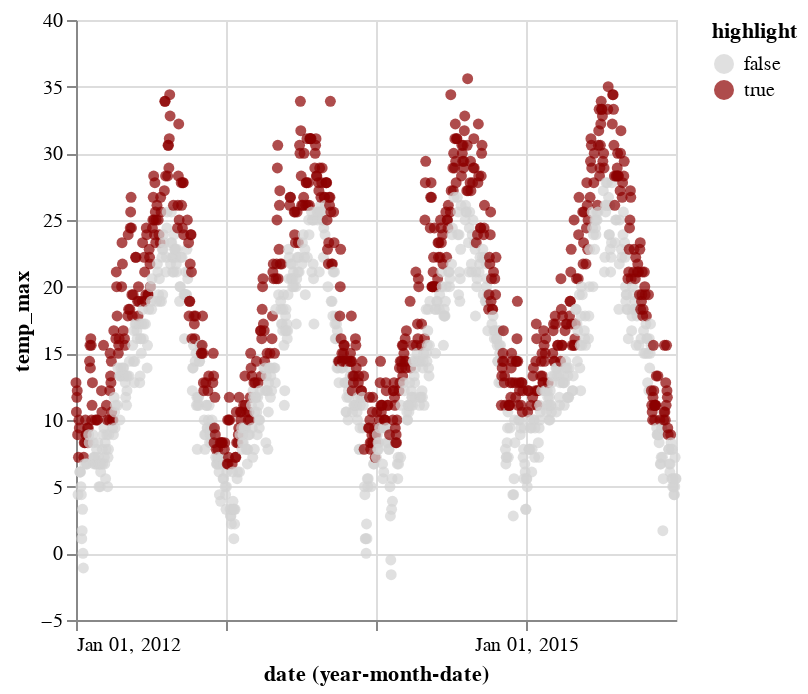

Notebook cell for this chart:
### Markdown cell above
### Highlight days above the monthly mean with Altair "Join Aggregate"

Altair now has the built-in ability to calculate this type of Pandas .groupby().transform() or Tableau LOD calculation through the [Join Aggregate transform](https://altair-viz.github.io/user_guide/transform/joinaggregate.html#user-guide-joinaggregate-transform)

```
.transform_joinaggregate()
```

### Code cell
alt.Chart(weather).mark_circle().encode(
    x = 'yearmonthdate(date):T',
    y = 'temp_max:Q',
    color = alt.Color('highlight:O').scale(domain=[False,True], range=['lightgray', 'darkred'])
).transform_timeunit(
    month='yearmonth(date)'
).transform_joinaggregate(
    monthly_mean_alt = 'mean(temp_max)',
    groupby = ['month']
).transform_calculate(
    highlight = datum.temp_max > datum.monthly_mean_alt
)

### Figure 1 — Vega-Lite specification as saved in the notebook (floating-point values rounded to 4 significant figures; data arrays with more than 128 entries replaced by an {"elided": "..."} marker saying what was removed)
{"config": {"view": {"continuousWidth": 300, "continuousHeight": 300}}, "data": {"name": "data-076d45ca253c9e8ebf28064fdb7aaac6"}, "mark": {"type": "circle"}, "encoding": {"color": {"field": "highlight", "scale": {"domain": [false, true], "range": ["lightgray", "darkred"]}, "type": "ordinal"}, "x": {"field": "date", "timeUnit": "yearmonthdate", "type": "temporal"}, "y": {"field": "temp_max", "type": "quantitative"}}, "transform": [{"field": "date", "timeUnit": "yearmonth", "as": "month"}, {"joinaggregate": [{"op": "mean", "field": "temp_max", "as": "monthly_mean_alt"}], "groupby": ["month"]}, {"calculate": "(datum.temp_max > datum.monthly_mean_alt)", "as": "highlight"}], "$schema": "https://vega.github.io/schema/vega-lite/v5.8.0.json", "datasets": {"data-076d45ca253c9e8ebf28064fdb7aaac6": {"elided": "1461 records"}}}
